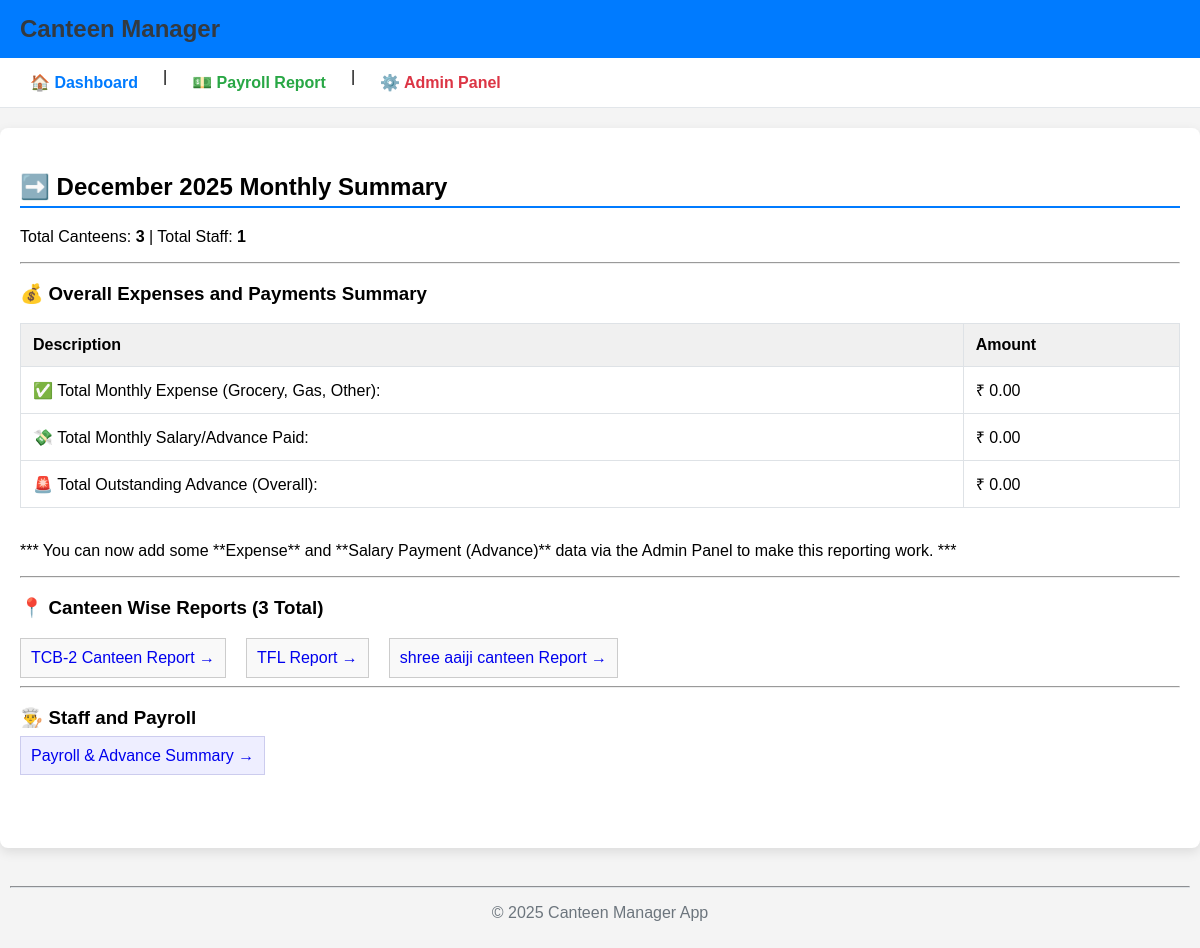
/management/, run on an earlier commit of the app's database.
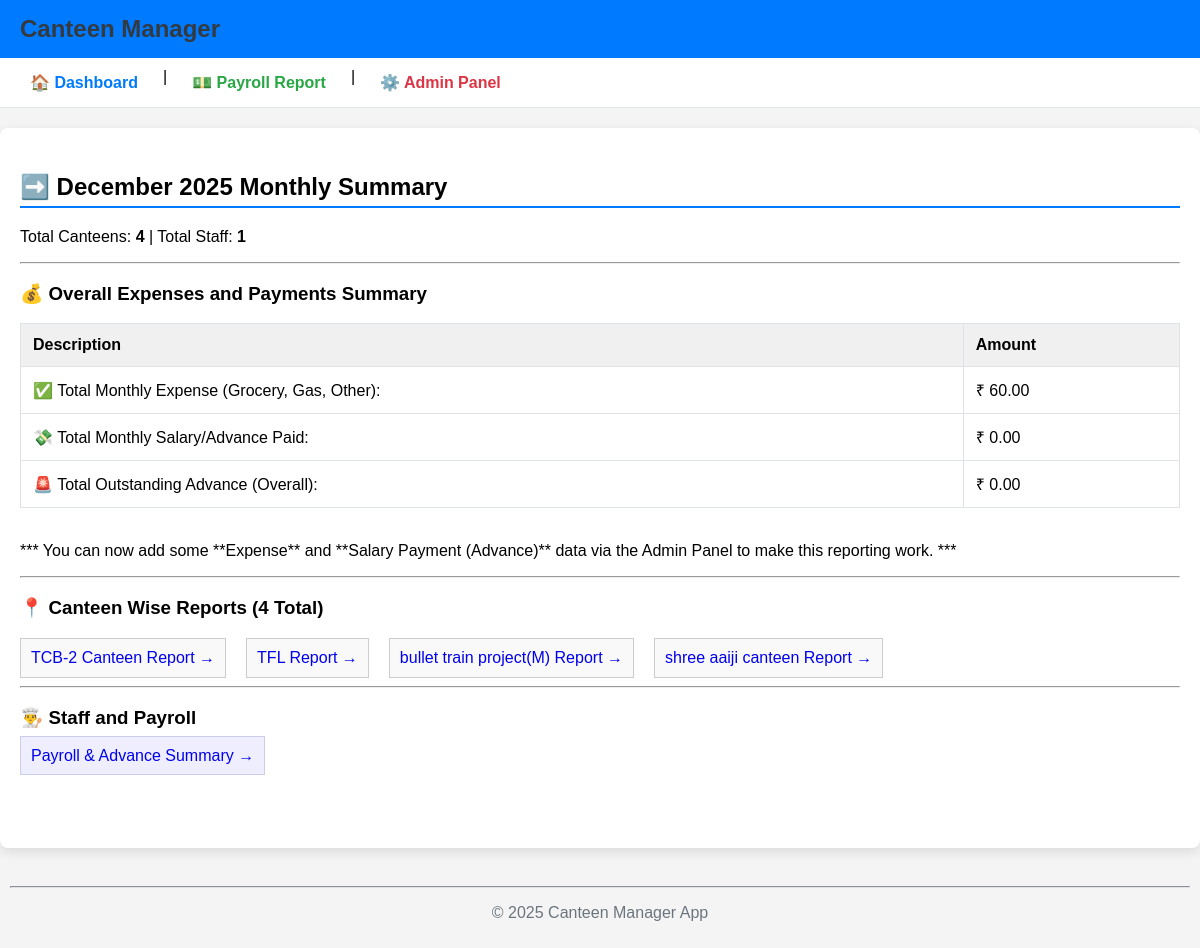
And on a later commit of the database.
### management/models.py (models this page shows, shortened)
class Canteen(models.Model):
    BILLING_CHOICES = [
        ('DAILY', 'Daily Payment/Tracking'),
        ('MONTHLY', 'Monthly Fixed Billing'),
    ]
    name = models.CharField(max_length=100, unique=True, verbose_name="Canteen Name")
    location = models.CharField(max_length=255, verbose_name="Location")
    billing_type = models.CharField(
        max_length=10,
        choices=BILLING_CHOICES,
        default='DAILY',
        verbose_name="Billing Type"
    )
    daily_lunch_count = models.IntegerField(default=0, verbose_name="Daily Lunch Count")
    daily_dinner_count = models.IntegerField(default=0, verbose_name="Daily Dinner Count")
    class Meta:
        verbose_name = "Canteen"
        verbose_name_plural = "Canteens"

### management/views.py (the view)
# urls.py: path('', views.home_dashboard, name='home_dashboard'),
def home_dashboard(request):
    today = date.today()
    first_day_of_month = today.replace(day=1)
    last_day_of_month = first_day_of_month + relativedelta(months=1) - timedelta(days=1)
    monthly_expenses_sum = Expense.objects.filter(
        date__gte=first_day_of_month,
        date__lte=last_day_of_month
    ).aggregate(total_expense=Sum('amount'))['total_expense'] or 0
    monthly_payments_sum = SalaryPayment.objects.filter(
        date__gte=first_day_of_month,
        date__lte=last_day_of_month
    ).aggregate(total_paid=Sum('amount'))['total_paid'] or 0
    total_advance_paid = SalaryPayment.objects.filter(payment_type='Advance').aggregate(total_adv=Sum('amount'))['total_adv'] or 0
    all_canteens = Canteen.objects.all().order_by('name')
    total_canteens_count = Canteen.objects.count()
    total_staff_count = Staff.objects.count()
    context = {
        'current_month': today.strftime("%B %Y"),
        'total_canteens': total_canteens_count, # <-- अब यह सही से शामिल है
        'total_staff': total_staff_count,       # <-- अब यह सही से शामिल है
        'all_canteens': all_canteens,          # <-- लिस्ट भी शामिल है
        'monthly_expenses_sum': monthly_expenses_sum,
        'monthly_payments_sum': monthly_payments_sum,
        'total_advance_paid': total_advance_paid,
    }
    return render(request, 'management/dashboard.html', context)

### management/templates/management/dashboard.html (shortened to what this page needs)
{% extends "base.html" %}
{% block content %}
    <h2>➡️ {{ current_month }} Monthly Summary</h2>
    <p>Total Canteens: <b>{{ total_canteens }}</b> | Total Staff: <b>{{ total_staff }}</b></p>
    <hr>
    <h3>💰 Overall Expenses and Payments Summary</h3>
    <table border="1" cellpadding="10" cellspacing="0">
        <thead>
            <tr>
                <th>Description</th>
                <th>Amount</th>
            </tr>
        </thead>
        <tbody>
            <tr>
                <td>✅ Total Monthly Expense (Grocery, Gas, Other):</td>
                <td>₹ {{ monthly_expenses_sum|floatformat:2 }}</td>
            </tr>
            <tr>
                <td>💸 Total Monthly Salary/Advance Paid:</td>
                <td>₹ {{ monthly_payments_sum|floatformat:2 }}</td>
            </tr>
            <tr>
                <td>🚨 Total Outstanding Advance (Overall):</td>
                <td>₹ {{ total_advance_paid|floatformat:2 }}</td>
            </tr>
        </tbody>
    </table>
    <br>
    <p>*** You can now add some **Expense** and **Salary Payment (Advance)** data via the Admin Panel to make this reporting work. ***</p>
    <hr>
    <h3>📍 Canteen Wise Reports ({{ all_canteens|length }} Total)</h3>
    <div style="display: flex; gap: 20px;">
        {% for canteen in all_canteens %}
            <a href="{% url 'canteen_report' canteen.id %}" style="padding: 10px; border: 1px solid #ccc; text-decoration: none; background-color: #f9f9f9;">
                {{ canteen.name }} Report →
            </a>
        {% endfor %}
    </div>
    <hr>
    <h3>👨‍🍳 Staff and Payroll</h3>
    <a href="{% url 'payroll_summary' %}" style="padding: 10px; border: 1px solid #cce; text-decoration: none; background-color: #eef;">
        Payroll & Advance Summary →
    </a>
{% endblock content %}

What changed in the data, as far as the page shows it:
added Canteen: name "bullet train project(M)"
Also different on the page:
{{ total_canteens }}: "3" → "4"
{{ monthly_expenses_sum|floatformat:2 }}: "0.00" → "60.00"
{{ all_canteens|length }}: "3" → "4"
